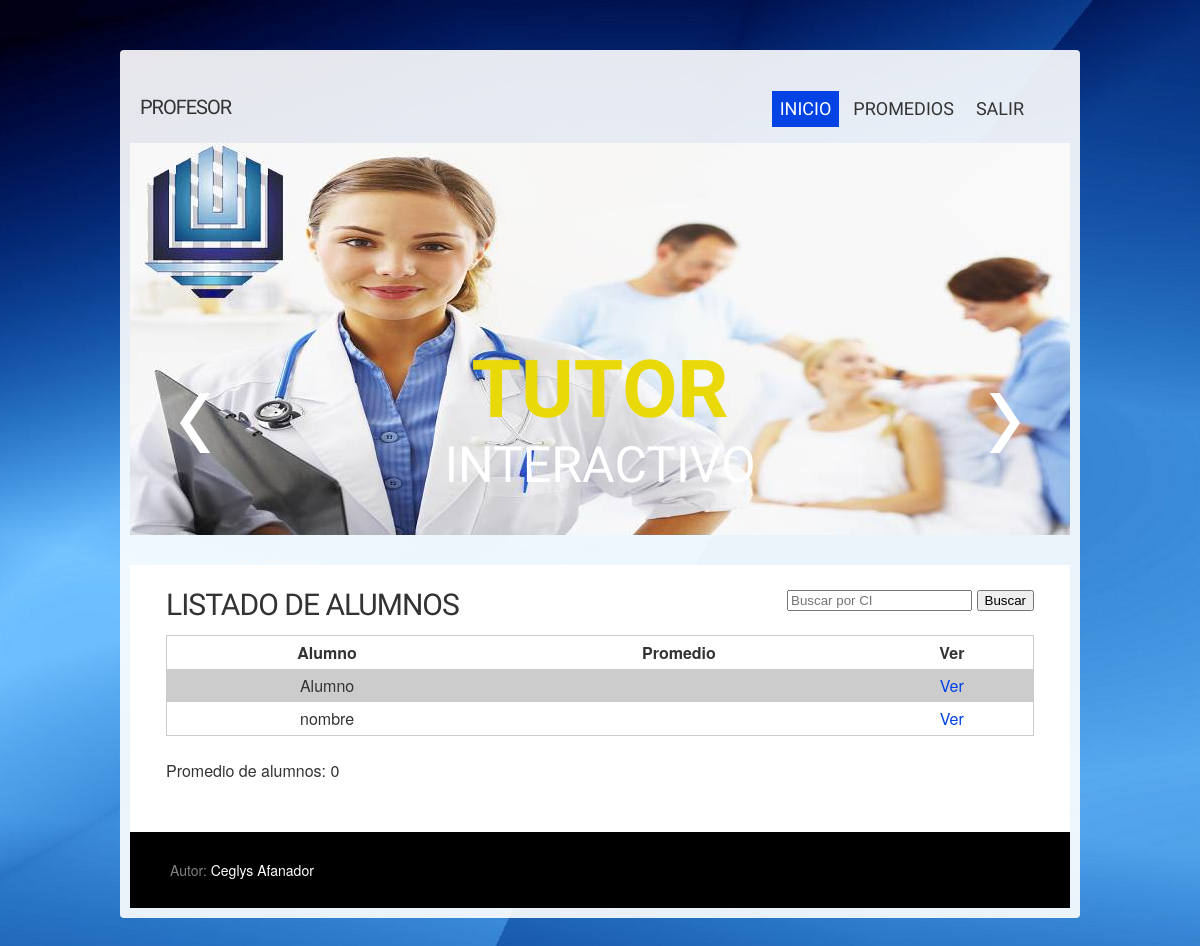
The app's page /profesor/promedios.php (signed in), older data.
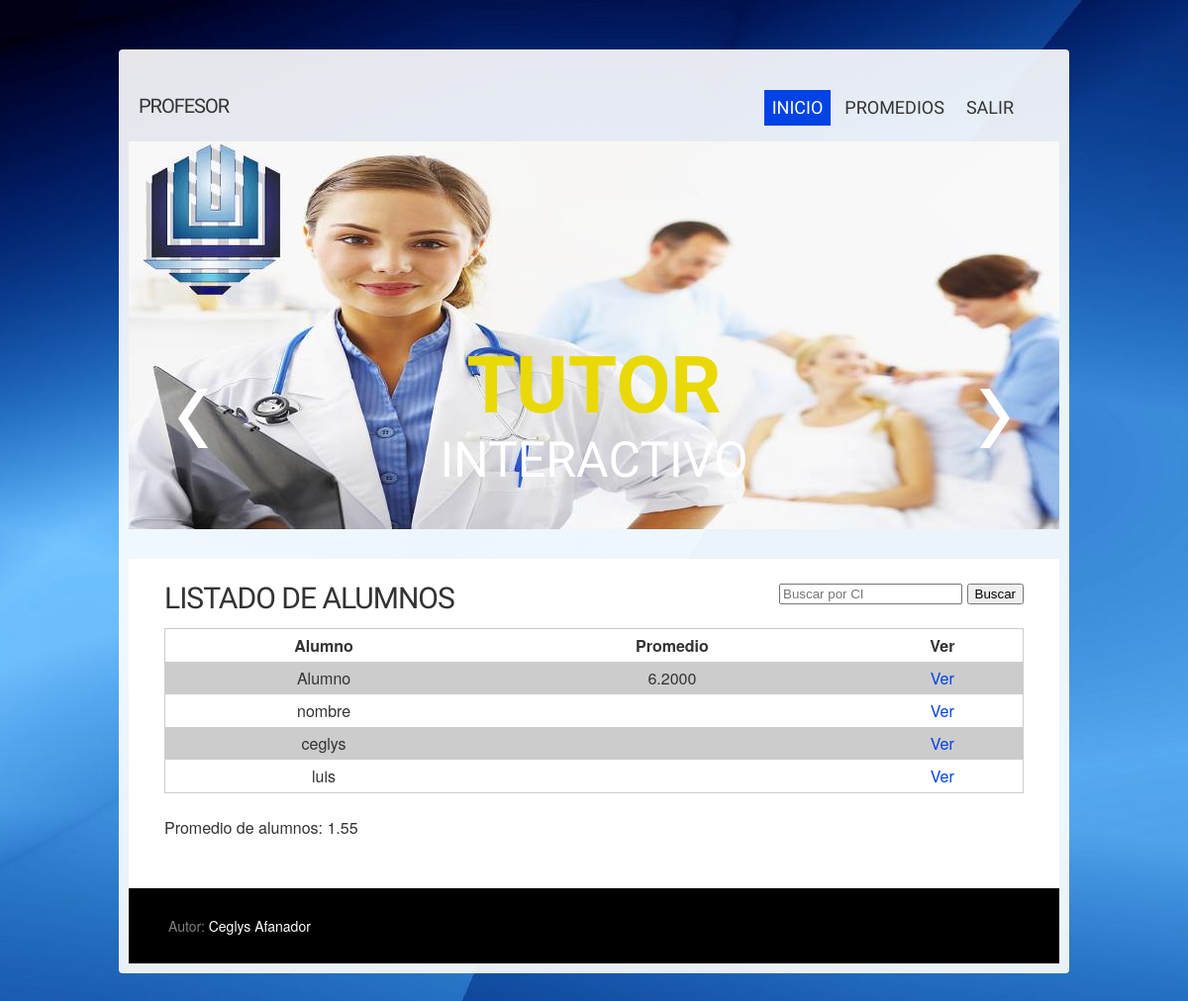
The same page, newer data.
### tables this page shows
CREATE TABLE IF NOT EXISTS `usuarios` (
  `id` int(10) unsigned NOT NULL auto_increment,
  `nombre` varchar(255) default NULL,
  `ci` varchar(255) default NULL,
  `usuario` varchar(255) default NULL,
  `password` varchar(255) default NULL,
  `tipo` enum('alumno','profesor') default 'alumno',
  PRIMARY KEY  (`id`)
);

### profesor/promedios.php (the view, shortened to what this page needs)
<? require_once "php/setup.php";
  $query = "SELECT * , (
    SELECT SUM(nota) / COUNT(1)
      FROM notas
      WHERE usuario_id = u.id
    ) AS promedio
FROM usuarios u
WHERE tipo = 'Alumno' ".$i;
$r = mysql_query($query);
?>
<!DOCTYPE html>
<html lang="es">
<head>
    <link rel="stylesheet" href="../assets/css/style.css">
</head>
<body>
<div class="main-indents">
  <div class="main">
    <header>
          <? require "php/nav.php"; ?>
    </header>
        <div class="mp-slider">
          <ul class="items">
            <li><img src="../assets/images/slide-1.jpg" alt="" />
              <div class="banner">
                <span class="row-2">
                  <b>Tutor</b>
                </span>
                <span class="row-3">Interactivo<b></b>
                </span>
              </div>
            </li>
          </ul>
          <a href="#" class="mp-prev"></a> <a href="#" class="mp-next"></a>
        </div>
    <section id="content"><div class="ic">Ceglys Afanador @ ceglysafanador.com.ve Junio, 2013!</div>
          <div class="container_12">
            <article class="content-box">
            <form action="promedios.php" method="GET" style="float:right;">
            	<input type="text" name="ci" placeholder="Buscar por CI">
                <input type="submit" value="Buscar">
               </form>
              <h2> Listado de alumnos </h2>
              <table width="100%" >
                <tr>
                  <td><strong>Alumno</strong></td>
                  <td><strong>Promedio</strong></td>
                  <td><strong>Ver</strong></td>
                </tr>
                <? $total=0; $i=0; while($alumnos = mysql_fetch_object($r)){ $total = $total+$alumnos->promedio;$i++;  ?>
                <tr>
                  <td><? echo $alumnos->nombre; ?></td>
                  <td><? echo $alumnos->promedio; ?></td>
                  <td><a href="alumno.php?id=<? echo $alumnos->id; ?>">Ver </a></td>
                </tr>
                <? } ?>
              </table>
              <br>
              <p>Promedio de alumnos: <? echo $total/$i; ?></p>
            </article>
          </div>
    </section>
    <? require "../assets/footer.php"; ?>
  </div>
</div>
</body>
</html>

Row changes from the older to the newer data that the page shows:
shown differently, row unchanged: usuarios "Alumno": promedio (not shown) → "6.2000"
added usuarios: nombre "ceglys"
added usuarios: nombre "luis"
Text that changed along with them:
$total/$i: "0" → "1.55"
